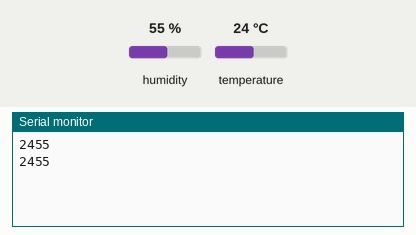
Simulated run of this sketch. Board: Arduino Uno, built with avr-gcc and run on an emulated ATmega328P. Parts: the last lines printed to the serial monitor. The inputs (shaded band) are chosen by the test bench; at power-on: humidity 55 %, temperature 24 °C.

Above: at 1.4 s.
1.5 s: humidity set to 22 %
At 2.3 s:
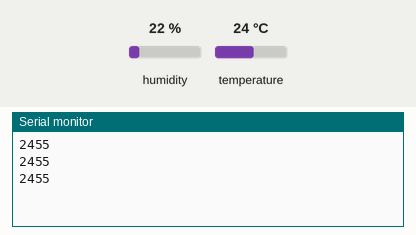
3.0 s: temperature set to 12 °C
At 3.5 s:
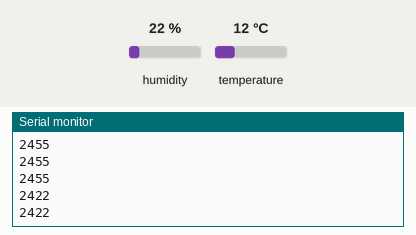
4.5 s: humidity set to 40 %
At 5.4 s:
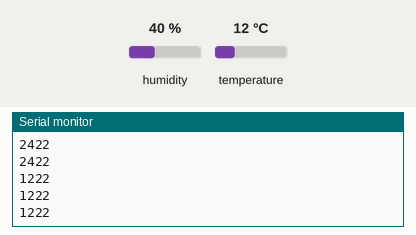
Timing chart, 0 to 7.5 s (numbered marks = the images above; inputs shaded):
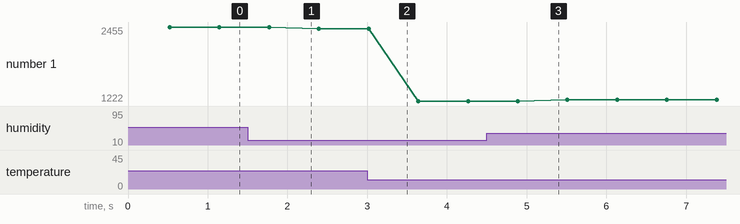

Measured:
- plotted number 1: 2455 → 2422 after the input at 1.5 s, 2422 → 1222 after the input at 3.0 s, 1222 → 1240 after the input at 4.5 s

The sketch:

dht11-arduino.ino
```cpp
#include <DHT11.h>

DHT11 dht11(4);

void setup() {
    Serial.begin(9600);
}
int temperature = 0;
    int humidity = 0;
void loop() {


    int result = dht11.readTemperatureHumidity(temperature, humidity);

    if (result == 0) {
        //Serial.print("T");
        Serial.print(temperature);
        //Serial.print("H");
        Serial.println(humidity);
    }
    delay(100);
}
```
